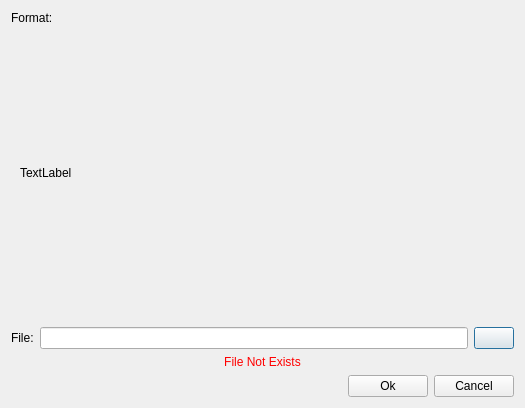
<?xml version="1.0" encoding="UTF-8"?>
<ui version="4.0">
 <class>DatabaseAdminCsvFormat</class>
 <widget class="QDialog" name="DatabaseAdminCsvFormat">
  <property name="geometry">
   <rect>
    <x>0</x>
    <y>0</y>
    <width>525</width>
    <height>408</height>
   </rect>
  </property>
  <property name="windowTitle">
   <string>Csv</string>
  </property>
  <layout class="QVBoxLayout" name="verticalLayout">
   <item>
    <widget class="QLabel" name="label">
     <property name="text">
      <string>Format: </string>
     </property>
    </widget>
   </item>
   <item>
    <widget class="QScrollArea" name="scrollArea">
     <property name="frameShape">
      <enum>QFrame::NoFrame</enum>
     </property>
     <property name="widgetResizable">
      <bool>true</bool>
     </property>
     <widget class="QWidget" name="scrollAreaWidgetContents">
      <property name="geometry">
       <rect>
        <x>0</x>
        <y>0</y>
        <width>507</width>
        <height>273</height>
       </rect>
      </property>
      <layout class="QHBoxLayout" name="horizontalLayout">
       <item>
        <widget class="QLabel" name="FormatResult">
         <property name="text">
          <string>TextLabel</string>
         </property>
        </widget>
       </item>
      </layout>
     </widget>
    </widget>
   </item>
   <item>
    <widget class="DragSection" name="DragSectionCombo" native="true"/>
   </item>
   <item>
    <layout class="QHBoxLayout" name="horizontalLayout_2">
     <item>
      <widget class="QLabel" name="ResultLabel">
       <property name="text">
        <string>File:</string>
       </property>
      </widget>
     </item>
     <item>
      <widget class="QLineEdit" name="FileName"/>
     </item>
     <item>
      <widget class="QPushButton" name="OpenFileButton">
       <property name="text">
        <string/>
       </property>
       <property name="icon">
        <iconset resource="engine.qrc">
         <normaloff>:/engine/images/open.png</normaloff>:/engine/images/open.png</iconset>
       </property>
       <property name="iconSize">
        <size>
         <width>18</width>
         <height>18</height>
        </size>
       </property>
      </widget>
     </item>
    </layout>
   </item>
   <item>
    <widget class="QLabel" name="LabelValidation">
     <property name="styleSheet">
      <string notr="true">*{color:red}</string>
     </property>
     <property name="text">
      <string>File Not Exists</string>
     </property>
     <property name="alignment">
      <set>Qt::AlignCenter</set>
     </property>
    </widget>
   </item>
   <item>
    <layout class="QHBoxLayout" name="horizontalLayout_3">
     <item>
      <spacer name="horizontalSpacer">
       <property name="orientation">
        <enum>Qt::Horizontal</enum>
       </property>
       <property name="sizeHint" stdset="0">
        <size>
         <width>40</width>
         <height>20</height>
        </size>
       </property>
      </spacer>
     </item>
     <item>
      <widget class="QPushButton" name="Ok">
       <property name="text">
        <string>Ok</string>
       </property>
      </widget>
     </item>
     <item>
      <widget class="QPushButton" name="Cancel">
       <property name="text">
        <string>Cancel</string>
       </property>
      </widget>
     </item>
    </layout>
   </item>
  </layout>
 </widget>
 <customwidgets>
  <customwidget>
   <class>DragSection</class>
   <extends>QWidget</extends>
   <header>dragsection.h</header>
   <container>1</container>
  </customwidget>
 </customwidgets>
 <resources>
  <include location="engine.qrc"/>
 </resources>
 <connections/>
</ui>
